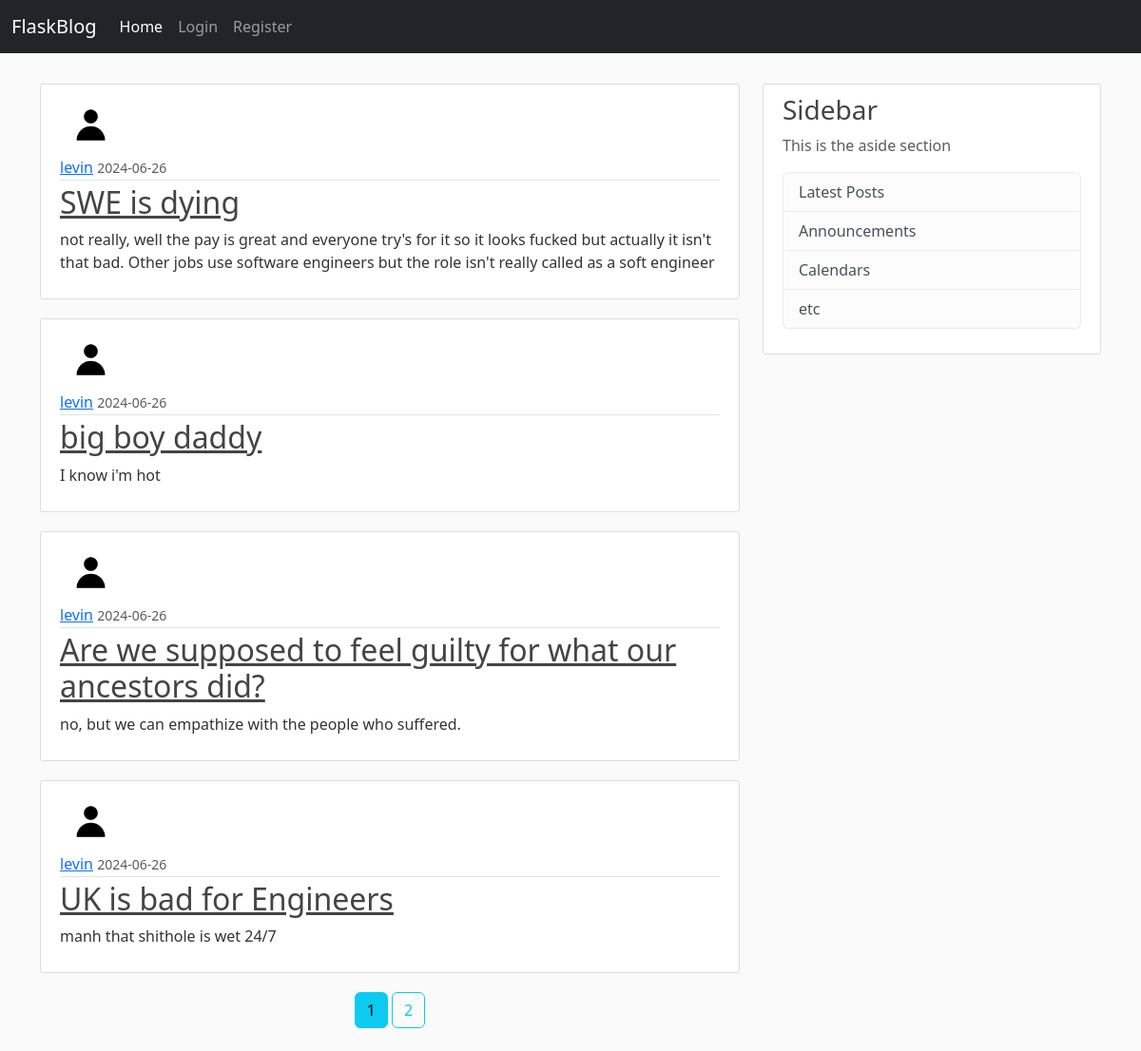
Page /home on the earlier database version.
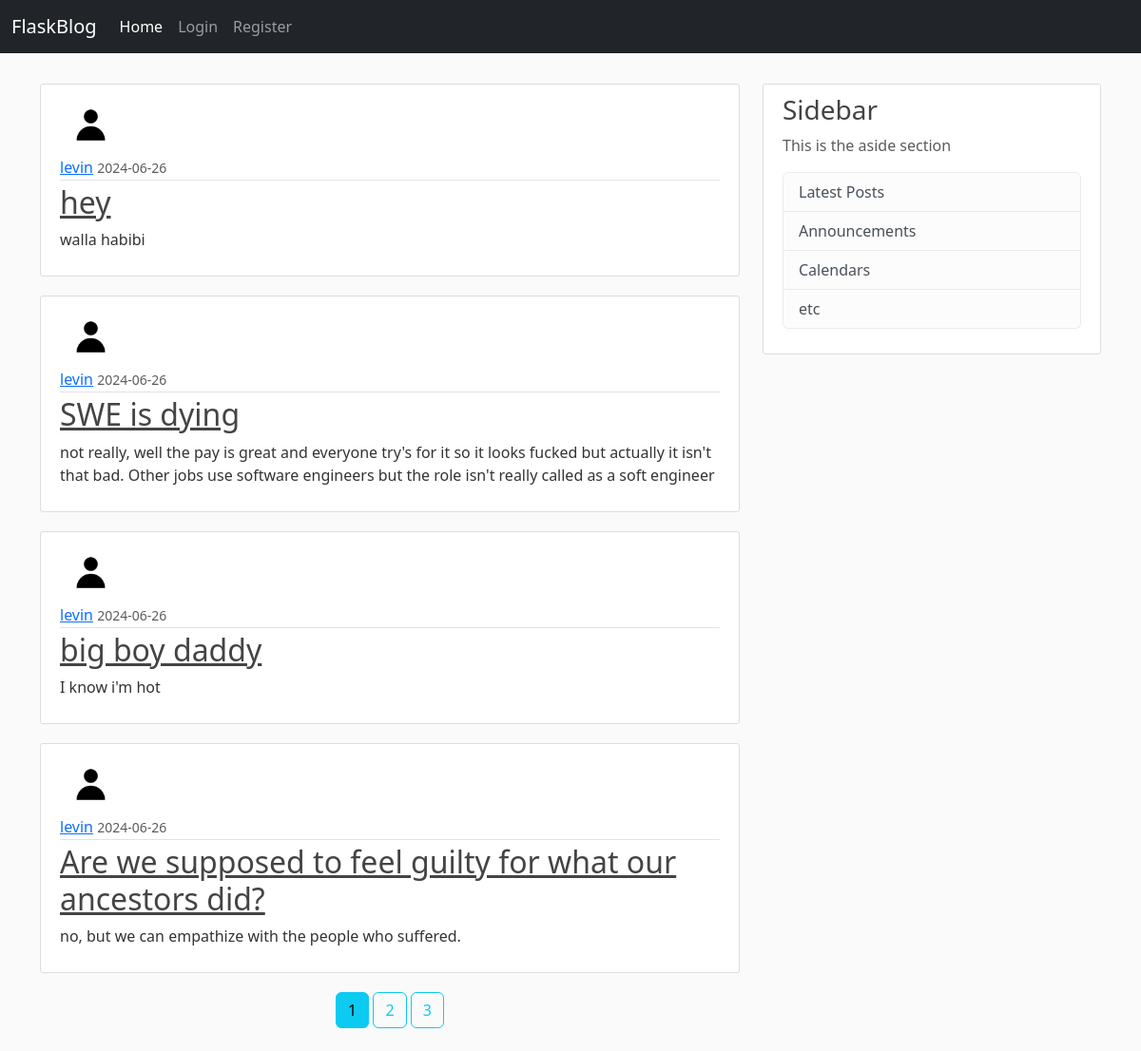
Same page on the later database version.
### flaskblog/models.py (models this page shows, shortened)
class Post(db.Model):
    id = db.Column(db.Integer, primary_key=True)
    title = db.Column(db.String(100), nullable=False)
    date_posted = db.Column(db.DateTime, nullable=False, default=datetime.utcnow)
    content = db.Column(db.Text, nullable=False)
    user_id = db.Column(db.Integer, db.ForeignKey('user.id'), nullable=False)

class User(db.Model, UserMixin):
    id = db.Column(db.Integer, primary_key=True)
    username = db.Column(db.String(30), nullable=False)
    email = db.Column(db.String(100), nullable=False, unique=True)
    image_file = db.Column(db.String(20), nullable=False, default='default.jpg')
    password = db.Column(db.String(60), nullable=False)
    posts = db.relationship('Post', backref='author', lazy=True)

### flaskblog/main/routes.py (the view)
@main.route("/")
@main.route("/home")
def home():
    page = request.args.get('page', 1, type=int) # gets the page number from the URL
    posts = Post.query.order_by(Post.date_posted.desc()).paginate(page=page, per_page=4)
    return render_template('home.html', posts=posts)

### flaskblog/templates/home.html (shortened to what this page needs)
{% extends "base.html" %}
{% block content %}
    {% for post in posts.items %}
        <article class="media-body content-section">
            <img src="{{ url_for('static', filename='images/' + post.author.image_file) }}" alt="user profile picture" class="rounded-circle article-img">
            <div class="article-metadata">
                <a class="mr-2" href="{{ url_for('users.user_posts', username=post.author.username) }}">{{ post.author.username }}</a>
                <small class="text-muted">{{ post.date_posted.strftime('%Y-%m-%d') }}</small>
            </div>
            <h2><a class="article-title" href="{{ url_for('posts.post', post_id = post.id) }}">{{ post.title }}</a></h2>
            <p class="article-content">{{ post.content }}</p>
        </article>
    {% endfor %}
    <center>
        {% for page_num in posts.iter_pages(left_edge=1, right_edge=1, left_current=1, right_current=2) %}
            {% if page_num %}
                {% if posts.page == page_num %}
                    <a href="{{ url_for('main.home', page=page_num) }}" class="btn btn-info mb-4">{{ page_num }}</a>
                {% else %}
                    <a href="{{ url_for('main.home', page=page_num) }}" class="btn btn-outline-info mb-4">{{ page_num }}</a>
                {% endif %}
            {% else %}
                ...
            {% endif %}
        {% endfor %}
    </center>
{% endblock %}

### flaskblog/templates/base.html (shortened to what this page needs)
<!DOCTYPE html>
<html lang="en">
<head>
    <link rel="stylesheet" href="https://cdn.jsdelivr.net/npm/bootstrap@5.3.3/dist/css/bootstrap.min.css" rel="stylesheet">
    <link rel="stylesheet" href="{{ url_for('static', filename='main.css') }}">
</head>
<body>
      <nav class="navbar navbar-expand-lg navbar-dark bg-dark">
        <div class="container-fluid">
          <a class="navbar-brand" href="#">FlaskBlog</a>
          <div class="collapse navbar-collapse" id="navbarNav">
            <ul class="navbar-nav">
              <li class="nav-item">
                <a class="nav-link active" aria-current="page" href="{{ url_for('main.home') }}">Home</a>
              </li>
              {% if current_user.is_authenticated %}
              <li class="nav-item">
                <a class="nav-link" href="{{ url_for('posts.new_post') }}">Create Post</a>
              </li>
              <li class="nav-item">
                <a class="nav-link" href="{{ url_for('users.logout') }}">Logout</a>
              </li>
              <li class="nav-item">
                <a class="nav-link" href="{{ url_for('users.account') }}">Account</a>
              </li>
              {% else %}
              <li class="nav-item">
                <a class="nav-link" href="{{ url_for('users.login') }}">Login</a>
              </li>
              <li class="nav-item">
                <a class="nav-link" href="{{ url_for('users.register') }}">Register</a>
              </li>
              {% endif %}
            </ul>
          </div>
        </div>
      </nav>
    <main role="main" class="container">
      <div class="row">
        <div class="col-md-8">
          {% block content %}{% endblock %}
        </div>
        <div class="col-md-4">
          <div class="content-section">
            <h3>Sidebar</h3>
            <p class="text-muted">This is the aside section
              <ul class="list-group">
                <li class="list-group-item list-group-item-light">Latest Posts</li>
                <li class="list-group-item list-group-item-light">Announcements</li>
                <li class="list-group-item list-group-item-light">Calendars</li>
                <li class="list-group-item list-group-item-light">etc</li>
              </ul>
            </p>
          </div>
        </div>
      </div>
    </main>
</body>
</html>

### flaskblog/static/main.css (style rules this page uses)
body { background: #fafafa; color: #333333; }
main { margin-top: 2rem; }
h1, h2, h3, h4, h5, h6 { color: #444444; }
.content-section { background: #ffffff; padding: 10px 20px; border: 1px solid #dddddd; border-radius: 3px; margin-bottom: 20px; }
.article-title { color: #444444; }
.article-content { white-space: pre-line; }
.article-img { height: 65px; width: 65px; margin-right: 16px; }
.article-metadata { padding-bottom: 1px; margin-bottom: 4px; border-bottom: 1px solid #e3e3e3 }

Differences in the rows shown:
no longer on this page (row unchanged): Post: image_file (placeholder picture), author.username "levin", date_posted "2024-06-26", title "UK is bad for Engineers", content "manh that shithole is wet 24/7"
added Post: image_file (placeholder picture), author.username "levin", date_posted "2024-06-26", title "hey", content "walla habibi"
Other differences:
new list line: "3"
